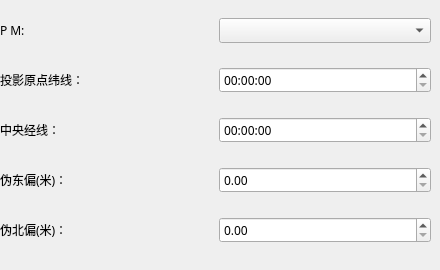
              <widget class="QWidget" name="PTZWW_Page">
               <widget class="QWidget" name="layoutWidget_17">
                <property name="geometry">
                 <rect>
                  <x>0</x>
                  <y>0</y>
                  <width>431</width>
                  <height>261</height>
                 </rect>
                </property>
                <layout class="QVBoxLayout" name="verticalLayout_14" stretch="0,1,1,1,1">
                 <item>
                  <layout class="QHBoxLayout" name="horizontalLayout_60" stretch="1,1">
                   <item>
                    <widget class="QLabel" name="PTZWW_PMLabel">
                     <property name="font">
                      <font>
                       <family>Source Han Sans SC Medium</family>
                       <pointsize>9</pointsize>
                       <weight>7</weight>
                       <italic>false</italic>
                       <bold>false</bold>
                      </font>
                     </property>
                     <property name="text">
                      <string>P M:</string>
                     </property>
                    </widget>
                   </item>
                   <item>
                    <widget class="QComboBox" name="PTZWW_PMBox">
                     <property name="font">
                      <font>
                       <family>Source Han Sans SC Medium</family>
                       <pointsize>9</pointsize>
                       <weight>7</weight>
                       <italic>false</italic>
                       <bold>false</bold>
                      </font>
                     </property>
                    </widget>
                   </item>
                  </layout>
                 </item>
                 <item>
                  <layout class="QHBoxLayout" name="horizontalLayout_61" stretch="1,1">
                   <item>
                    <widget class="QLabel" name="label_55">
                     <property name="font">
                      <font>
                       <family>Source Han Sans SC Medium</family>
                       <pointsize>9</pointsize>
                       <weight>7</weight>
                       <italic>false</italic>
                       <bold>false</bold>
                      </font>
                     </property>
                     <property name="text">
                      <string>投影原点纬线：</string>
                     </property>
                    </widget>
                   </item>
                   <item>
                    <widget class="QTimeEdit" name="timeEdit_11">
                     <property name="font">
                      <font>
                       <family>Source Han Sans SC Medium</family>
                       <pointsize>9</pointsize>
                       <weight>7</weight>
                       <italic>false</italic>
                       <bold>false</bold>
                      </font>
                     </property>
                     <property name="inputMethodHints">
                      <set>Qt::ImhNone</set>
                     </property>
                     <property name="displayFormat">
                      <string>HH:mm:ss</string>
                     </property>
                    </widget>
                   </item>
                  </layout>
                 </item>
                 <item>
                  <layout class="QHBoxLayout" name="horizontalLayout_62" stretch="1,1">
                   <item>
                    <widget class="QLabel" name="label_56">
                     <property name="font">
                      <font>
                       <family>Source Han Sans SC Medium</family>
                       <pointsize>9</pointsize>
                       <weight>7</weight>
                       <italic>false</italic>
                       <bold>false</bold>
                      </font>
                     </property>
                     <property name="text">
                      <string>中央经线：</string>
                     </property>
                    </widget>
                   </item>
                   <item>
                    <widget class="QTimeEdit" name="timeEdit_12">
                     <property name="font">
                      <font>
                       <family>Source Han Sans SC Medium</family>
                       <pointsize>9</pointsize>
                       <weight>7</weight>
                       <italic>false</italic>
                       <bold>false</bold>
                      </font>
                     </property>
                     <property name="inputMethodHints">
                      <set>Qt::ImhNone</set>
                     </property>
                     <property name="displayFormat">
                      <string>HH:mm:ss</string>
                     </property>
                    </widget>
                   </item>
                  </layout>
                 </item>
                 <item>
                  <layout class="QHBoxLayout" name="horizontalLayout_64" stretch="1,1">
                   <item>
                    <widget class="QLabel" name="label_58">
                     <property name="font">
                      <font>
                       <family>Source Han Sans SC Medium</family>
                       <pointsize>9</pointsize>
                       <weight>7</weight>
                       <italic>false</italic>
                       <bold>false</bold>
                      </font>
                     </property>
                     <property name="text">
                      <string>伪东偏(米)：</string>
                     </property>
                    </widget>
                   </item>
                   <item>
                    <widget class="QDoubleSpinBox" name="doubleSpinBox_11">
                     <property name="font">
                      <font>
                       <family>Source Han Sans SC Medium</family>
                       <pointsize>9</pointsize>
                       <weight>7</weight>
                       <italic>false</italic>
                       <bold>false</bold>
                      </font>
                     </property>
                    </widget>
                   </item>
                  </layout>
                 </item>
                 <item>
                  <layout class="QHBoxLayout" name="horizontalLayout_65" stretch="1,1">
                   <item>
                    <widget class="QLabel" name="label_59">
                     <property name="font">
                      <font>
                       <family>Source Han Sans SC Medium</family>
                       <pointsize>9</pointsize>
                       <weight>7</weight>
                       <italic>false</italic>
                       <bold>false</bold>
                      </font>
                     </property>
                     <property name="text">
                      <string>伪北偏(米)：</string>
                     </property>
                    </widget>
                   </item>
                   <item>
                    <widget class="QDoubleSpinBox" name="doubleSpinBox_12">
                     <property name="font">
                      <font>
                       <family>Source Han Sans SC Medium</family>
                       <pointsize>9</pointsize>
                       <weight>7</weight>
                       <italic>false</italic>
                       <bold>false</bold>
                      </font>
                     </property>
                    </widget>
                   </item>
                  </layout>
                 </item>
                </layout>
               </widget>
              </widget>
